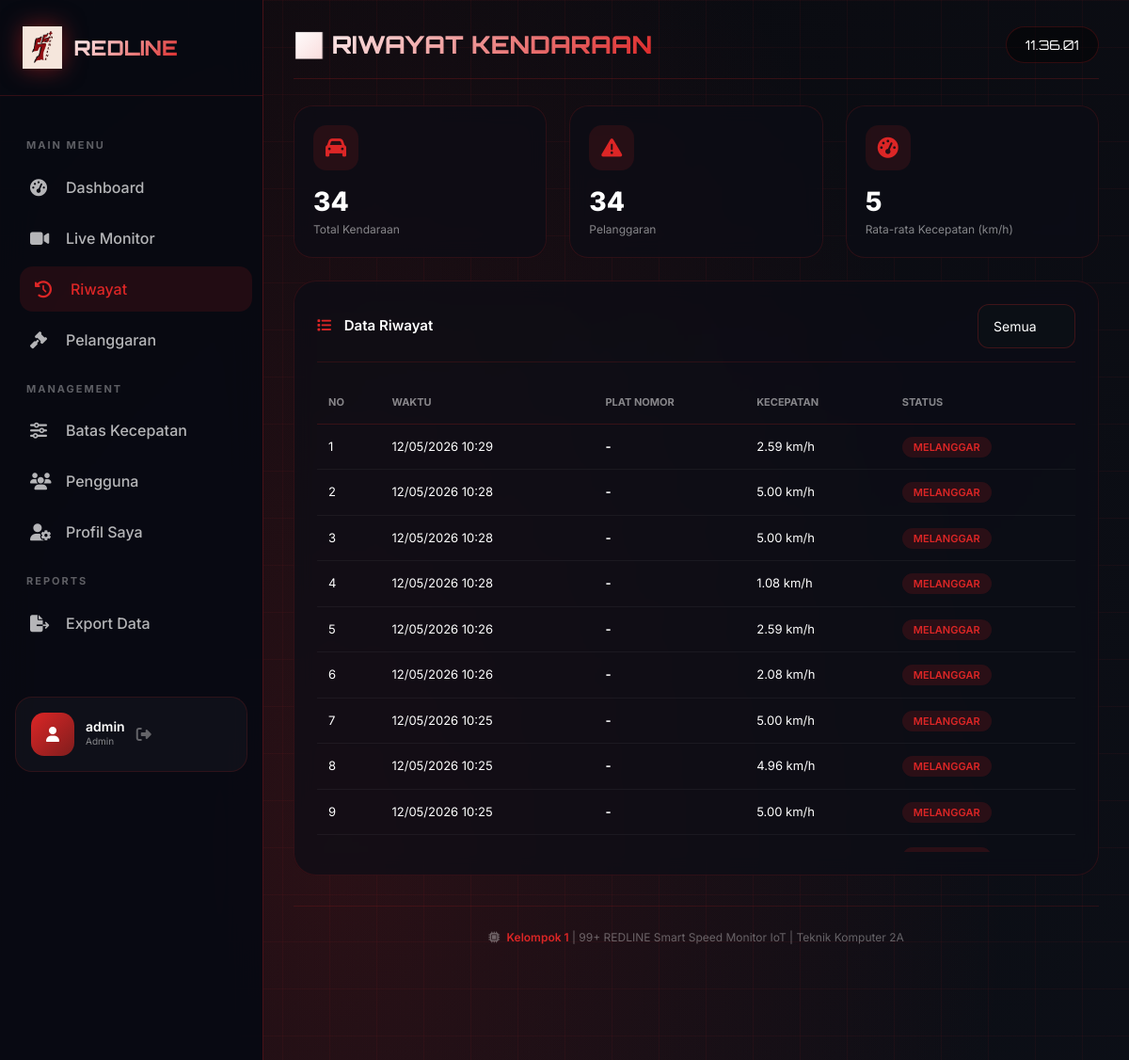
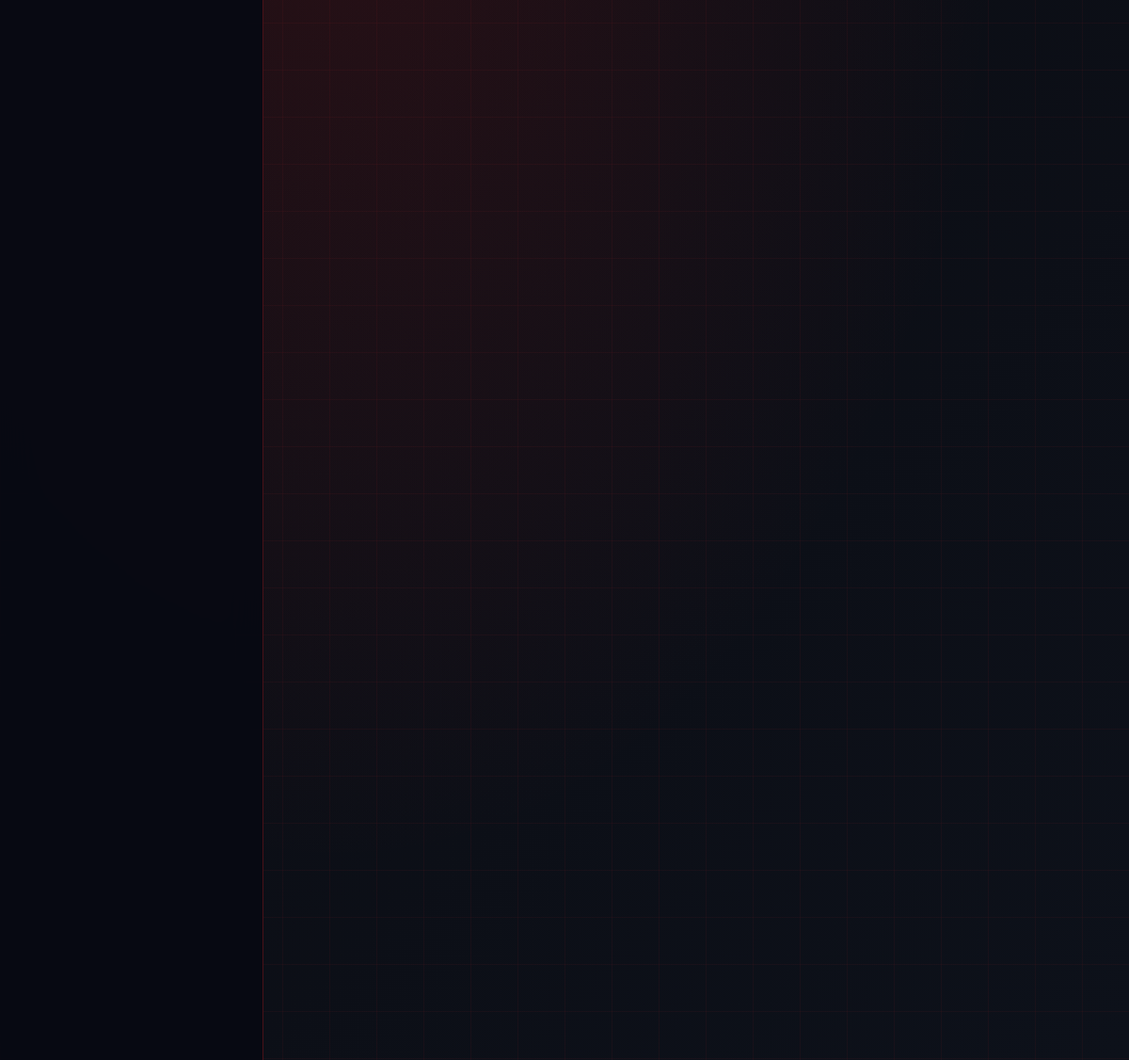
The page /pages/riwayat.php (signed in) on the database its author committed (2 pictures, top to bottom).
### tables this page shows
CREATE TABLE `speed_logs` (
  `id` int(11) NOT NULL AUTO_INCREMENT,
  `device` varchar(50) DEFAULT 'REDLINE_01',
  `speed` decimal(6,2) NOT NULL,
  `status` enum('safe','violation') NOT NULL DEFAULT 'safe',
  `plate` varchar(20) DEFAULT NULL,
  `photo_url` varchar(500) DEFAULT NULL,
  `location` varchar(100) DEFAULT NULL,
  `created_at` datetime NOT NULL DEFAULT current_timestamp(),
  PRIMARY KEY (`id`)
);

### pages/riwayat.php (the view, shortened to what this page needs)
<?php
include '../config/koneksi.php';
$user = $_SESSION['user'];
try {
    $stmt = $conn->query("SELECT * FROM speed_logs ORDER BY created_at DESC LIMIT 100");
    $history = $stmt->fetchAll();
} catch (PDOException $e) {
    $history = [];
}
$totalKendaraan = count($history);
$pelanggaranCount = 0;
$kecepatanRata = 0;
foreach ($history as $h) {
    if (($h["status"] ?? "") === "violation") {
        $pelanggaranCount++;
    }
    $kecepatanRata += ($h['speed'] ?? 0);
}
$kecepatanRata = $totalKendaraan > 0 ? round($kecepatanRata / $totalKendaraan) : 0;
?>
<!DOCTYPE html>
<html lang="id">
<head>
    <link href="https://cdn.jsdelivr.net/npm/bootstrap@5.3.0/dist/css/bootstrap.min.css" rel="stylesheet">
    <link rel="stylesheet" href="https://cdnjs.cloudflare.com/ajax/libs/font-awesome/6.4.0/css/all.min.css">
</head>
<body>
<div class="cyber-bg"></div>
<div class="cyber-grid"></div>
<aside class="sidebar" id="sidebar">
    <div class="sidebar-header">
        <img src="../images/99+ REDLINE LOGO - ORI.png" alt="REDLINE" id="logoImg">
        <div class="logo-text">REDLINE</div>
    </div>
    <nav class="sidebar-nav">
        <div class="nav-section">MAIN MENU</div>
        <a href="dashboard.php" class="sidebar-link"><i class="fas fa-tachometer-alt"></i><span>Dashboard</span></a>
        <a href="live-monitor.php" class="sidebar-link"><i class="fas fa-video"></i><span>Live Monitor</span></a>
        <a href="riwayat.php" class="sidebar-link active"><i class="fas fa-history"></i><span>Riwayat</span></a>
        <a href="pelanggaran.php" class="sidebar-link"><i class="fas fa-gavel"></i><span>Pelanggaran</span></a>
        <div class="nav-section">MANAGEMENT</div>
        <a href="pengaturan.php" class="sidebar-link"><i class="fas fa-sliders-h"></i><span>Batas Kecepatan</span></a>
        <a href="pengguna.php" class="sidebar-link"><i class="fas fa-users"></i><span>Pengguna</span></a>
        <a href="profile.php" class="sidebar-link"><i class="fas fa-user-cog"></i><span>Profil Saya</span></a>
        <div class="nav-section">REPORTS</div>
        <a href="export.php" class="sidebar-link"><i class="fas fa-file-export"></i><span>Export Data</span></a>
    </nav>
    <div class="sidebar-user">
        <div class="user-avatar"><i class="fas fa-user"></i></div>
        <div class="user-info">
            <h6><?php echo htmlspecialchars($user['username']); ?></h6>
            <p><?php echo htmlspecialchars(ucfirst($user['role'] ?? 'User')); ?></p>
        </div>
        <a href="logout.php" class="logout-btn"><i class="fas fa-sign-out-alt"></i></a>
    </div>
</aside>
<main class="main-content" id="mainContent">
    <div class="topbar">
        <div class="page-title">📊 RIWAYAT KENDARAAN</div>
        <div class="clock" id="clock"></div>
    </div>
    <div class="row g-4 mb-4">
        <div class="col-md-4">
            <div class="stat-card">
                <div class="stat-icon"><i class="fas fa-car"></i></div>
                <div class="stat-value"><?php echo $totalKendaraan; ?></div>
                <div class="stat-label">Total Kendaraan</div>
            </div>
        </div>
        <div class="col-md-4">
            <div class="stat-card">
                <div class="stat-icon"><i class="fas fa-exclamation-triangle"></i></div>
                <div class="stat-value"><?php echo $pelanggaranCount; ?></div>
                <div class="stat-label">Pelanggaran</div>
            </div>
        </div>
        <div class="col-md-4">
            <div class="stat-card">
                <div class="stat-icon"><i class="fas fa-tachometer-alt"></i></div>
                <div class="stat-value"><?php echo $kecepatanRata; ?></div>
                <div class="stat-label">Rata-rata Kecepatan (km/h)</div>
            </div>
        </div>
    </div>
    <div class="card-glass">
        <div class="card-header">
            <span><i class="fas fa-list"></i> Data Riwayat</span>
            <div class="d-flex gap-2">
                <select class="form-select" style="width: auto; background: rgba(13,17,23,0.9); border-color: rgba(220,38,38,0.25); color: white;">
                    <option>Semua</option>
                </select>
            </div>
        </div>
        <div style="max-height: 500px; overflow-y: auto;">
            <table class="history-table">
                <thead>
                    <tr>
                        <th>No</th>
                        <th>Waktu</th>
                        <th>Plat Nomor</th>
                        <th>Kecepatan</th>
                        <th>Status</th>
                    </tr>
                </thead>
                <tbody>
                    <?php if (count($history) > 0): ?>
                        <?php $no = 1; foreach ($history as $h): ?>
                        <tr>
                            <td><?php echo $no++; ?></td>
                            <td><?php echo date('d/m/Y H:i', strtotime($h['created_at'])); ?></td>
                            <td><strong><?php echo htmlspecialchars($h['plate_number'] ?? '-'); ?></strong></td>
                            <td class="<?php echo ($h['speed'] ?? 0) > 60 ? 'text-danger fw-bold' : ''; ?>"><?php echo htmlspecialchars($h['speed'] ?? 0); ?> km/h</td>
                            <td>
                                <?php if (($h["status"] ?? "") === "violation"): ?>
                                <span class="badge-status danger">MELANGGAR</span>
                                <?php else: ?>
                                <span class="badge-status safe">AMAN</span>
                                <?php endif; ?>
                            </td>
                        </tr>
                        <?php endforeach; ?>
                    <?php endif; ?>
                </tbody>
            </table>
        </div>
    </div>
    <div class="footer">
        <i class="fas fa-microchip me-1"></i> <span>Kelompok 1</span> | 99+ REDLINE Smart Speed Monitor IoT | Teknik Komputer 2A
    </div>
</main>
</body>
</html>

### rows shown on the page
speed_logs: created_at "12/05/2026 10:29", plate_number "-", speed "2.59", status "MELANGGAR"
speed_logs: created_at "12/05/2026 10:28", plate_number "-", speed "5.00", status "MELANGGAR"
speed_logs: created_at "12/05/2026 10:28", plate_number "-", speed "5.00", status "MELANGGAR"
speed_logs: created_at "12/05/2026 10:28", plate_number "-", speed "1.08", status "MELANGGAR"
speed_logs: created_at "12/05/2026 10:26", plate_number "-", speed "2.59", status "MELANGGAR"
speed_logs: created_at "12/05/2026 10:26", plate_number "-", speed "2.08", status "MELANGGAR"
speed_logs: created_at "12/05/2026 10:25", plate_number "-", speed "5.00", status "MELANGGAR"
speed_logs: created_at "12/05/2026 10:25", plate_number "-", speed "4.96", status "MELANGGAR"
speed_logs: created_at "12/05/2026 10:25", plate_number "-", speed "5.00", status "MELANGGAR"

### other values the page prints
$user['username'] "admin"
$user['role'] "Admin"
$totalKendaraan "34"
$pelanggaranCount "34"
$kecepatanRata "5"
